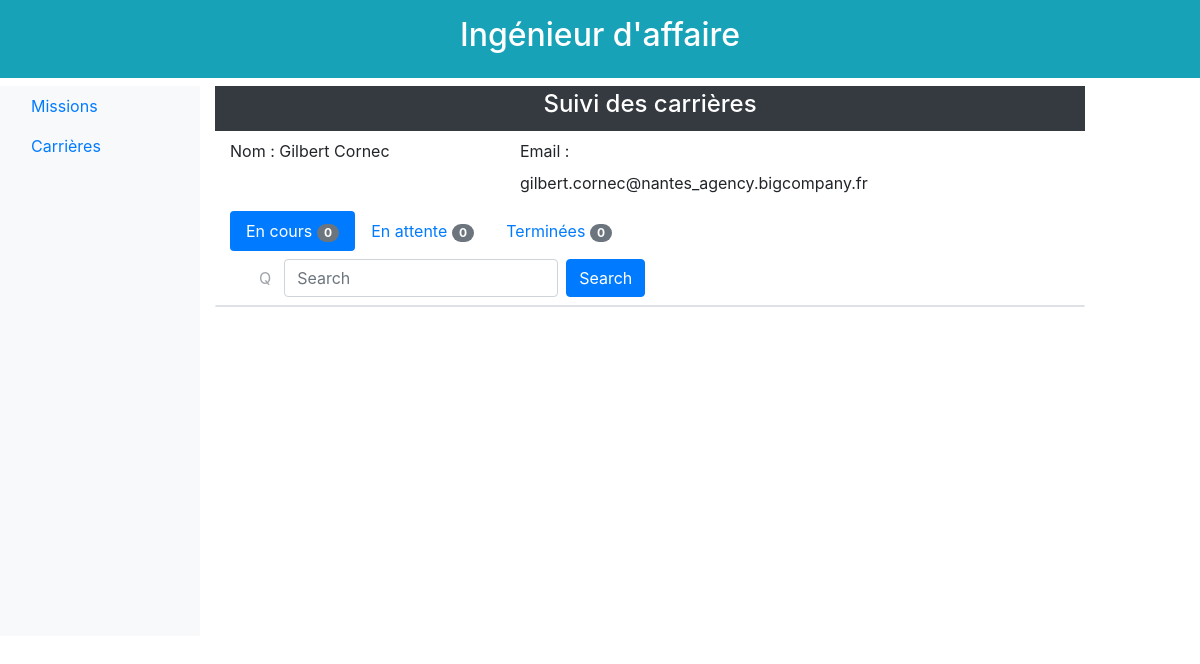
The page /11/affaire/carrieres/1/enCours/ on the database as committed earlier.
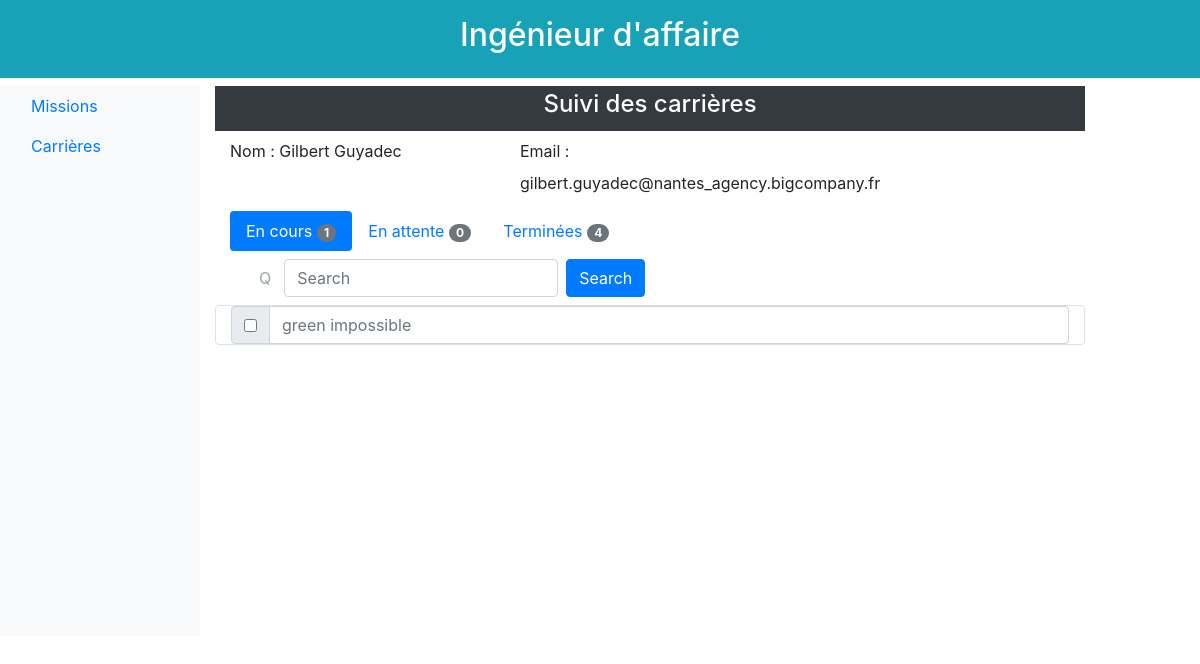
The same page on the database as committed later.
### database/models.py (models this page shows)
class Ingenieur(db.Model):
    id = db.Column(db.Integer, primary_key=True)
    nom_court = db.Column(db.Text, unique=True) #unique ??
    prenom = db.Column(db.Text)
    nom_famille = db.Column(db.Text)
    site = db.Column(db.Text)
    email = db.Column(db.Text, unique=True)
    taux_journalier = db.Column(db.Float)
    statut = db.Column(db.Text) #a traiter, ajouté par mes soins
    estCommercial = db.Column(db.Boolean) #ajouté par mes soins
    certifications = db.relationship('Certification', backref='ingenieur', lazy='dynamic')
    souhaits = db.relationship('Souhait', backref='ingenieur', lazy='dynamic')
    affectations = db.relationship('Affectation', backref='ingenieur', lazy='dynamic')
    responsabilites_missions = db.relationship('Mission', backref='responsable', lazy='dynamic')

class Mission(db.Model):
    id = db.Column(db.Integer, primary_key=True)
    titre = db.Column(db.String(64), unique=True)
    description = db.Column(db.Text, unique=True)
    effectifs_max = db.Column(db.Integer)
    prix_vente = db.Column(db.Integer)
    statut = db.Column(db.Text)
    date_creation = db.Column(db.DateTime)
    responsable_id = db.Column(db.Integer, db.ForeignKey('ingenieur.id'))
    souhaits = db.relationship('Souhait', backref='mission', lazy='dynamic')
    besoins = db.relationship('Besoin', backref='mission', lazy='dynamic')
    affectations = db.relationship('Affectation', backref='mission', lazy='dynamic')

### app.py (the view)
@app.route('/<id>/affaire/carrieres/<idCarriere>/<etat>/')
def carriere_vue(id, idCarriere, etat):
    engineerObserve = get_engineer_by_id(idCarriere)
    listOfMissionsOnGoing = get_mission_en_cours_of_inge(idCarriere)
    listOfMissionsWaiting = get_mission_en_attente_of_inge(idCarriere)
    listOfMissionsClosed = get_mission_termine_of_inge(idCarriere)
    if (etat == "enCours"):
        listToShow = listOfMissionsOnGoing
    elif (etat == "termine"):
        listToShow = listOfMissionsClosed
    elif (etat == "enAttente"):
        listToShow = listOfMissionsWaiting
    else:
        error_page_404("tab doesn't exist")
    return render_template("homepage_affaire_carriere_vue_grille.html.jinja2",
                           id=id,
                           etat=etat,
                           engineerObserveFirstName=engineerObserve.prenom,
                           engineerObserveLastName=engineerObserve.nom_famille,
                           engineerObserveEmail=engineerObserve.email,
                           idCarriere=idCarriere
                           , listOfMissionsOnGoingLength=len(listOfMissionsOnGoing)
                           , listOfMissionsWaitingLength=len(listOfMissionsWaiting)
                           , listOfMissionsClosedLength=len(listOfMissionsClosed)
                           , listToShow=listToShow)

### database/functions.py (called while the page is built)
def get_mission_by_id(mission_id):
    return Mission.query.filter_by(id=mission_id).first()

def get_engineer_by_id(engineer_id):
    return Ingenieur.query.filter_by(id=engineer_id).first()

def get_mission_en_cours_of_inge(inge_id):
    inge = get_engineer_by_id(inge_id)
    id_missions = [a.mission_id for a in list(inge.affectations)]
    missions = [get_mission_by_id(id) for id in id_missions]
    missions_en_cours = []
    for m in missions:
        affectations = get_all_affectations_inge_mission(inge_id, m.id)
        ajouter = False
        if m.statut == "ouverte":
            for a in affectations:
                if a.date_fin >= datetime.now():
                   ajouter = True
        if ajouter:
            missions_en_cours.append(m)
    return missions_en_cours

def get_mission_termine_of_inge(inge_id):
    inge = get_engineer_by_id(inge_id)
    id_missions = [a.mission_id for a in list(inge.affectations)]
    missions = [get_mission_by_id(id) for id in id_missions]
    missions_termines = []
    for m in missions:
        affectations = get_all_affectations_inge_mission(inge_id, m.id)
        ajouter = True
        if m.statut == "ouverte":
            for a in affectations:
                if a.date_fin >= datetime.now():
                   ajouter = False
        if ajouter:
            missions_termines.append(m)
    return missions_termines

def get_mission_en_attente_of_inge(inge_id):
    souhaits = [s.mission_id for s in Souhait.query.filter_by(ingenieur_id=inge_id).all()]
    missions = [get_mission_by_id(id) for id in souhaits]
    return missions

def get_all_affectations_inge_mission(inge_id, mission_id):
    return Affectation.query.filter_by(ingenieur_id=inge_id, mission_id=mission_id).all()

### templates/homepage_affaire_carriere_vue_grille.html.jinja2
{% extends "homepage_affaire_carriere_vue.html.jinja2" %}
{% block gridMission %}
    <form>
        {% for mission in listToShow %}
            <div class="input-group">
                <div class="input-group-prepend">
                    <div class="input-group-text">
                        <input type="checkbox">
                    </div>
                </div>
                <input type="text" class="form-control" placeholder="{{ mission.titre }}">
            </div>
        {% endfor %}
    </form>
{% endblock %}

### templates/homepage_affaire_carriere_vue.html.jinja2
{% extends "homepage_affaire.html.jinja2" %}
{% block body %}
    <div class="p-1 mb-2 bg-dark text-white size-6 font-weight-bold text-center">
         <h4>Suivi des carri&egrave;res</h4>
    </div>
    <div class="col-md-8 order-md-1">
        <div class="row">
            <div class="col-md-6 mb-3">
                <label for="Name">Nom :</label>
                <span>{{ engineerObserveFirstName }} {{ engineerObserveLastName }}</span>
            </div>
        <div class="col-md-6 mb-3">
                <label for="Name">Email :</label>
                <span>{{ engineerObserveEmail }}</span>
            </div>
        </div>
    </div>
    <div class="row">
        <div class="col-sm-9">
            <div class="container">
                <ul class="nav nav-pills" role="tablist">
                    <li class="nav-item">
                        <a class="nav-link active" href="/{{ id }}/affaire/carrieres/{{ idCarriere }}/enCours/">
                            En cours
                            <span class="badge badge-secondary badge-pill">{{ listOfMissionsOnGoingLength }}</span>
                        </a>
                    </li>
                    <li class="nav-item">
                        <a class="nav-link" href="/{{ id }}/affaire/carrieres/{{ idCarriere }}/enAttente/">
                            En attente
                            <span class="badge badge-secondary badge-pill">{{ listOfMissionsWaitingLength }}</span>
                        </a>
                    </li>
                    <li class="nav-item">
                        <a class="nav-link" href="/{{ id }}/affaire/carrieres/{{ idCarriere }}/termine/">
                            Termin&eacute;es
                            <span class="badge badge-secondary badge-pill">{{ listOfMissionsClosedLength }}</span>
                        </a>
                    </li>
                </ul>
            </div>
            <div class="container">
                <nav class="navbar navbar-expand-sm bg navbar">
                    <form class="form-inline" action="/TODO.php">
                        <button type="button" class="btn btn-link" disabled>Q</button>
                        <input class="form-control mr-sm-2" type="text" placeholder="Search">
                        <button class="btn btn-primary" type="submit">Search</button>
                    </form>
                </nav>
            </div>
        </div>
    </div>
    <div class="container rounded border">
        {% block gridMission %}
        {% endblock %}
    </div>
{% endblock %}

### templates/homepage_affaire.html.jinja2 (shortened to what this page needs)
<!DOCTYPE html>
<html lang="fr">
<head>
    <link rel="stylesheet" href="https://maxcdn.bootstrapcdn.com/bootstrap/4.3.1/css/bootstrap.min.css">
    <link rel="stylesheet" href="../static/css/homepage.css">
</head>
<body>
<div class="p-3 mb-2 bg-info text-white size-6 font-weight-bold text-center">
    <h2>Ing&eacute;nieur d&apos;affaire</h2>
</div>
<div class="container-fluid">
    <div class="row content">
        <nav class="col-md-2 d-none d-md-block bg-light sidebar">
            <div class="sidebar-sticky">
                <ul class="nav flex-column md-2">
                    <li class="nav-item">
                        <a class="nav-link active" href="/{{ id }}/affaire/missions/aAffecter/">
                            Missions
                        </a>
                    </li>
                    <li class="nav-item">
                        <a class="nav-link" href="/{{ id }}/affaire/carrieres/">
                            Carri&egrave;res
                        </a>
                    </li>
                </ul>
            </div>
        </nav>
        <br>
        <div class="col-sm-9">
            {% block body %}{% endblock %}
        </div>
    </div>
</div>
</body>
</html>

### static/css/homepage.css (style rules this page uses)
.row.content { height: 550px }

Rows that differ between the two databases and show on the page:
changed Ingenieur "Gilbert": nom_famille "Cornec" → "Guyadec"; email "gilbert.cornec@nantes_agency.bigcompany.fr" → "gilbert.guyadec@nantes_agency.bigcompany.fr"
now on this page (row edited): Mission: titre "green impossible"
Other text that changed with them:
{{ listOfMissionsOnGoingLength }}: "0" → "1"
{{ listOfMissionsClosedLength }}: "0" → "4"
